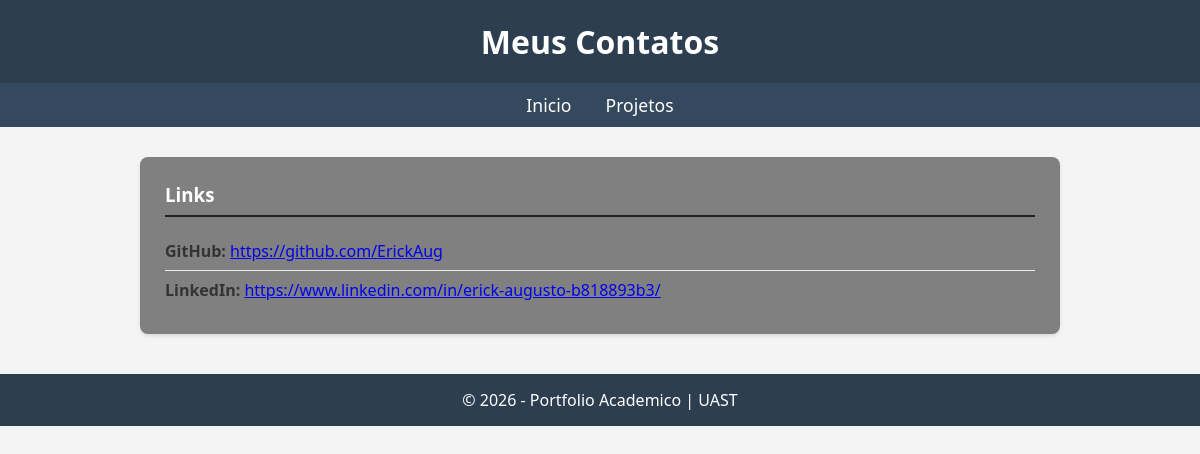
The app's page /portfolio/contatos/ with its own data.
### core/models.py (models this page shows, shortened)
class Pessoal(models.Model):
    usuario = models.OneToOneField(
        settings.AUTH_USER_MODEL,
        on_delete=models.CASCADE,
        related_name='perfil',
        null=True,
        blank=True,
    )
    nome = models.CharField(max_length=150)
    descricao = models.TextField()
    curso = models.CharField(max_length=100)
    periodo = models.CharField(max_length=3)
    email = models.EmailField()
    git = models.URLField()
    linkedin = models.URLField()
    image = models.URLField(blank=True)
    class Meta:
        verbose_name = 'Perfil Pessoal'
        verbose_name_plural = 'Perfis Pessoais'

### portfolio/views.py (the view)
# urls.py: path('contatos/', views.contatos, name='contatos'),
def contatos(request):
    pessoa = Pessoal.objects.first()
    return render(request, 'portfolio/contatos.html', {'pessoa': pessoa})

### core/context_processors.py (called while the page is built)
def notificacao_ms(request):
    context = {
        'NOTIFICACAO_MS_URL': settings.NOTIFICACAO_MS_URL,
        'NOTIFICACAO_MS_API_KEY': settings.NOTIFICACAO_MS_API_KEY,
    }
    if request.user.is_authenticated:
        context['NOTIFICACAO_USER_ID'] = request.user.id
    return context

### portfolio/templates/portfolio/contatos.html (shortened to what this page needs)
{% extends "core/base.html" %}
{% block header_title %}Meus Contatos{% endblock %}
{% block content %}
{% if pessoa %}
<div class="secao">
    <h3>Links</h3>
    <ul>
        <li><strong>GitHub:</strong> <a href="{{ pessoa.git }}">{{ pessoa.git }}</a></li>
        <li><strong>LinkedIn:</strong> <a href="{{ pessoa.linkedin }}">{{ pessoa.linkedin }}</a></li>
    </ul>
</div>
{% endif %}
{% endblock %}

### records on screen
Pessoal: git "https://github.com/ErickAug", linkedin "https://www.linkedin.com/in/erick-augusto-b818893b3/"
